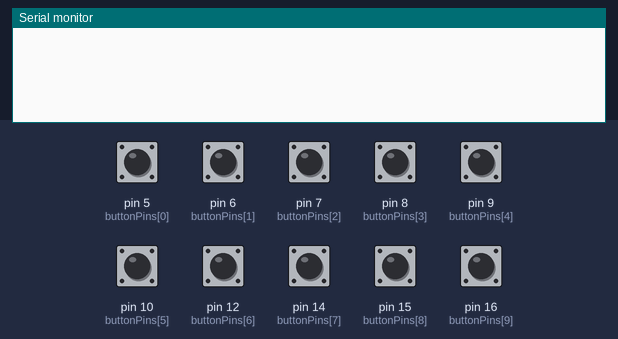
Bench run of a sketch on a simulated Arduino Leonardo, built with avr-gcc and run on an emulated ATmega32U4. Shown: the last lines printed to the serial monitor. Inputs (shaded band) come from the test bench; at power-on: pin 5 (buttonPins[0]), pin 6 (buttonPins[1]), pin 7 (buttonPins[2]), pin 8 (buttonPins[3]), pin 9 (buttonPins[4]), pin 10 (buttonPins[5]), pin 12 (buttonPins[6]), pin 14 (buttonPins[7]), pin 15 (buttonPins[8]), pin 16 (buttonPins[9]) HIGH.

Above: at 1.2 s.
1.3 s: pin 5 (buttonPins[0]) pulled LOW for 0.15 s
At 1.9 s:
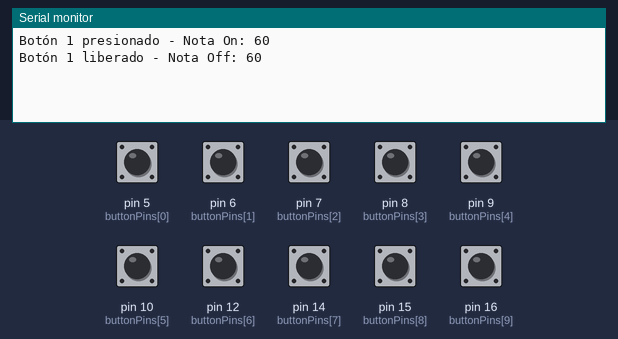
2.9 s: pin 6 (buttonPins[1]) pulled LOW for 0.15 s
At 3.03 s:
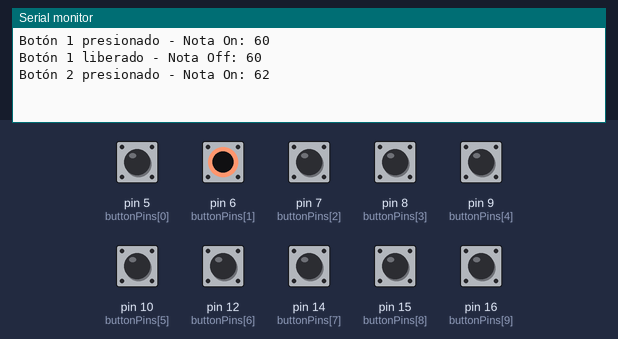
4.5 s: pin 7 (buttonPins[2]) pulled LOW for 0.15 s
At 5.5 s:
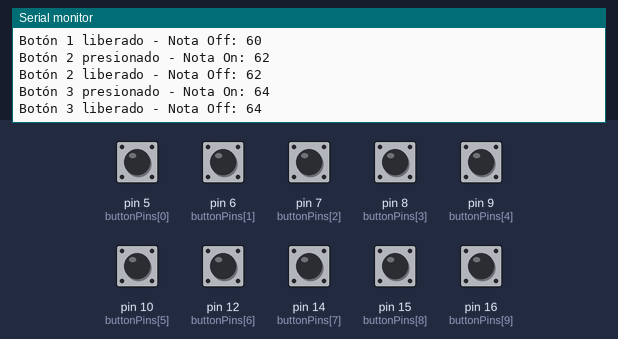
6.1 s: pin 8 (buttonPins[3]) pulled LOW for 0.15 s
At 6.7 s:
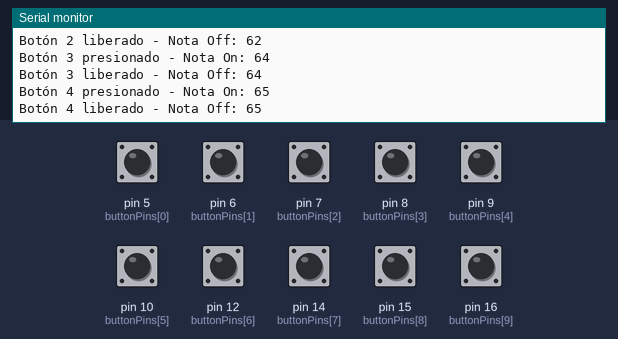
7.7 s: pin 9 (buttonPins[4]) pulled LOW for 0.15 s
At 9.0 s:
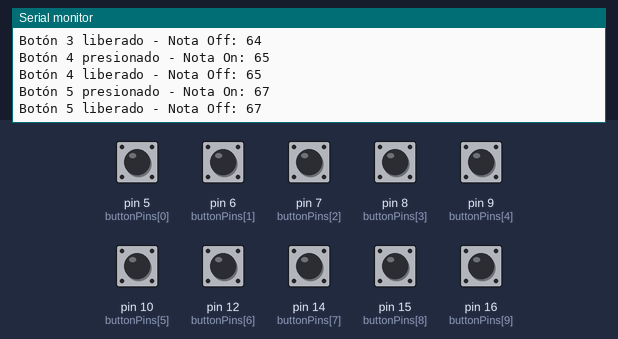
9.3 s: pin 10 (buttonPins[5]) pulled LOW for 0.15 s
At 10.4 s:
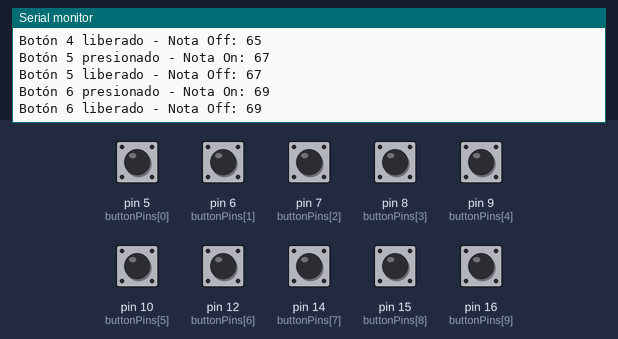

Measured:
- after the input at 1.3 s, the serial monitor: prints a new line at once (image 1)
- after the input at 2.9 s, the serial monitor: prints a new line at once (image 2)
- after the input at 4.5 s, the serial monitor: prints a new line at once (image 3)
- after the input at 6.1 s, the serial monitor: prints a new line at once (image 4)
- after the input at 7.7 s, the serial monitor: prints a new line at once (image 5)
- after the input at 9.3 s, the serial monitor: prints a new line at once (image 6)

The sketch:

piano.ino
```cpp
#include <MIDIUSB.h>

// Definir pines digitales para los botones (pines del 5 al 14)
const int buttonPins[10] = {5, 6, 7, 8, 9, 10, 12, 14, 15, 16};

// Definir las notas MIDI para cada botón
const uint8_t notes[10] = {60, 62, 64, 65, 67, 69, 71, 72, 74, 76}; // C4, D4, E4, F4, G4, A4, B4, C5, D5, E5

// Variables para el valor y el último estado del botón
int buttonStates[10] = {HIGH, HIGH, HIGH, HIGH, HIGH, HIGH, HIGH, HIGH, HIGH, HIGH};
int lastButtonStates[10] = {HIGH, HIGH, HIGH, HIGH, HIGH, HIGH, HIGH, HIGH, HIGH, HIGH};

void setup() {
  // Configurar los pines de los botones como entradas con resistencia pull-up
  for (int i = 0; i < 10; i++) {
    pinMode(buttonPins[i], INPUT_PULLUP);
  }

  // Inicializar comunicación serial
  Serial.begin(9600);
}

void loop() {
  for (int i = 0; i < 10; i++) {
    // Leer el valor del botón
    buttonStates[i] = digitalRead(buttonPins[i]);

    // Detectar el cambio en el estado del botón (transición de presionado a no presionado)
    if (buttonStates[i] == LOW && lastButtonStates[i] == HIGH) {
      // Botón presionado, enviar mensaje MIDI Note On
      midiEventPacket_t noteOn = {0x09, 0x90 | 0, notes[i], 64}; // Nota especificada en notes[i], canal 1
      MidiUSB.sendMIDI(noteOn);
      MidiUSB.flush();

      Serial.print("Botón ");
      Serial.print(i + 1);
      Serial.print(" presionado - Nota On: ");
      Serial.println(notes[i]);

      // Esperar un poco para evitar múltiples envíos
      delay(1); // Ajusta el tiempo según sea necesario
    } else if (buttonStates[i] == HIGH && lastButtonStates[i] == LOW) {
      // Botón liberado, enviar mensaje MIDI Note Off
      midiEventPacket_t noteOff = {0x09, 0x80 | 0, notes[i], 0}; // Nota especificada en notes[i], canal 1
      MidiUSB.sendMIDI(noteOff);
      MidiUSB.flush();

      Serial.print("Botón ");
      Serial.print(i + 1);
      Serial.print(" liberado - Nota Off: ");
      Serial.println(notes[i]);

      // Esperar un poco para evitar múltiples envíos
      delay(1); // Ajusta el tiempo según sea necesario
    }

    // Actualizar el estado del botón para la próxima iteración
    lastButtonStates[i] = buttonStates[i];
  }

  delay(1); // Ajusta el tiempo de muestreo según sea necesario
}
```
